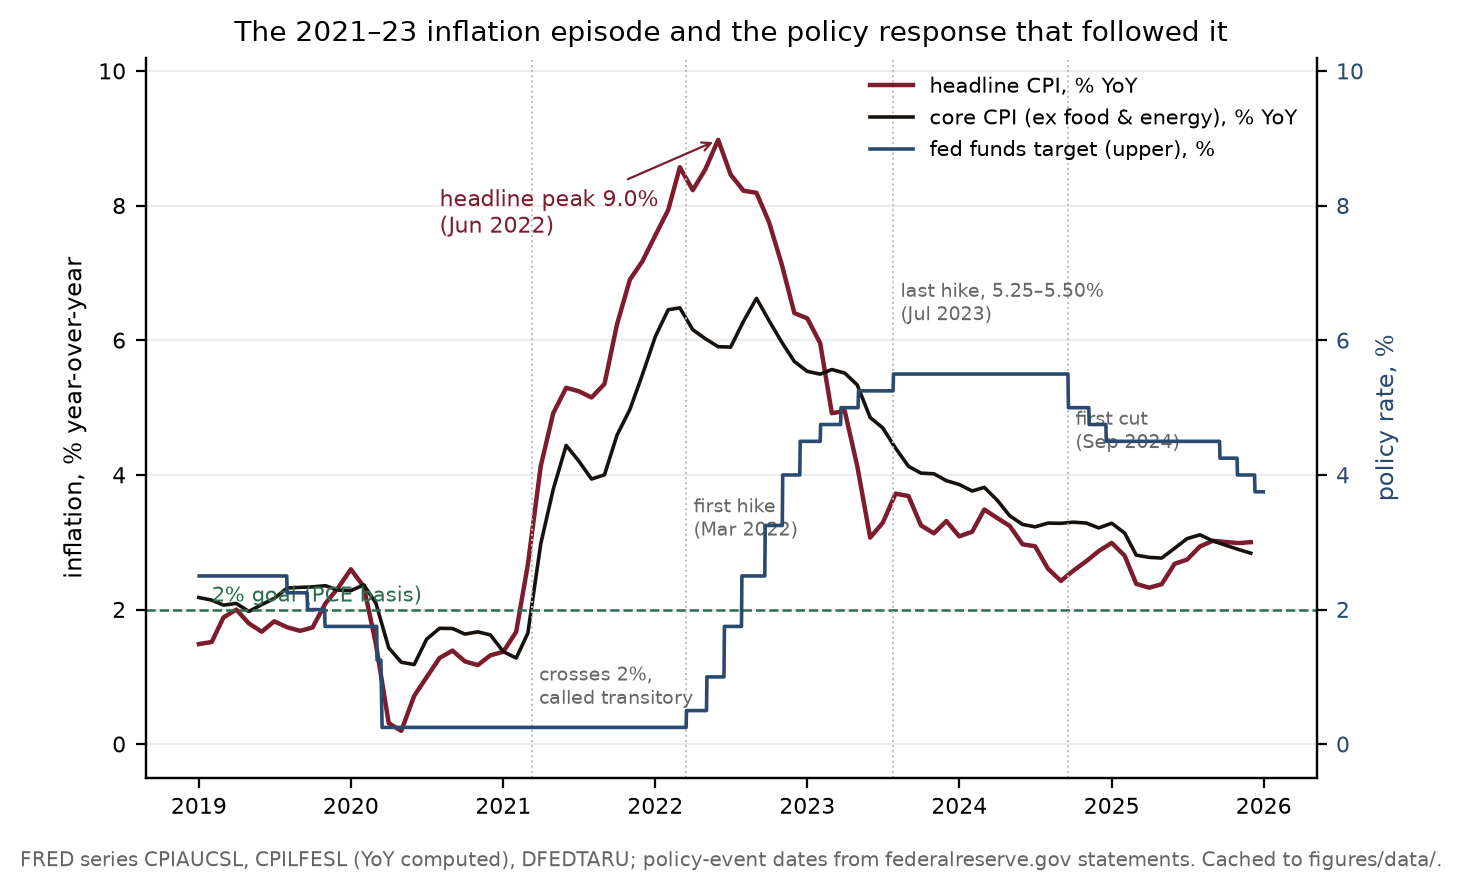

Reproduce this figure in Python.
"""
Figure 3 - The 2020-2024 inflation episode as the modern teaching case.

Free data (FRED public CSV, cached to data/):
  CPIAUCSL - headline CPI index, monthly, SA  -> YoY % computed
  CPILFESL - core CPI (ex food & energy)      -> YoY % computed
  DFEDTARU - fed funds target range, upper limit, daily % (the policy response)

Annotated dates are public-record policy events (first hike 2022-03-16, last
hike 2022-07/2023-07 cycle end 2023-07-26, first cut 2024-09-18, all from
federalreserve.gov statements); inflation turning points are computed from the
data and printed, not hand-picked.

Reproducible:
    python fig_e1_inflation_episode.py     # numpy, matplotlib; stdlib urllib/csv
"""
import os, csv, socket, urllib.request, datetime as dt
import numpy as np
import matplotlib
matplotlib.use("Agg")
import matplotlib.pyplot as plt

HERE = os.path.dirname(os.path.abspath(__file__))
DATA = os.path.join(HERE, "data")
os.makedirs(DATA, exist_ok=True)

INK, GREEN, CLARET, BLUE, GREY = "#17120e", "#2f6d4f", "#7c1c2c", "#2b4a6f", "#666"


def fred(series):
    path = os.path.join(DATA, series + ".csv")
    if not os.path.exists(path):
        socket.setdefaulttimeout(60)
        url = "https://fred.stlouisfed.org/graph/fredgraph.csv?id=" + series
        req = urllib.request.Request(url, headers={"User-Agent": "Mozilla/5.0"})
        with open(path, "wb") as f:
            f.write(urllib.request.urlopen(req).read())
    dates, vals = [], []
    with open(path) as f:
        r = csv.reader(f)
        next(r)
        for row in r:
            if len(row) < 2 or row[1] in (".", ""):
                continue
            dates.append(dt.datetime.strptime(row[0], "%Y-%m-%d"))
            vals.append(float(row[1]))
    return dates, np.array(vals)


h_d, h = fred("CPIAUCSL")
c_d, c = fred("CPILFESL")
t_d, t = fred("DFEDTARU")

h_yoy, h_yd = 100.0 * (h[12:] / h[:-12] - 1.0), h_d[12:]
c_yoy, c_yd = 100.0 * (c[12:] / c[:-12] - 1.0), c_d[12:]

LO, HI = dt.datetime(2019, 1, 1), dt.datetime(2026, 1, 1)
mh = [i for i, d in enumerate(h_yd) if LO <= d < HI]
mc = [i for i, d in enumerate(c_yd) if LO <= d < HI]
mt = [i for i, d in enumerate(t_d) if LO <= d < HI]

fig, ax = plt.subplots(figsize=(7.0, 4.3))
ax.plot([h_yd[i] for i in mh], h_yoy[mh], "-", color=CLARET, lw=1.6,
        label="headline CPI, % YoY")
ax.plot([c_yd[i] for i in mc], c_yoy[mc], "-", color=INK, lw=1.3,
        label="core CPI (ex food & energy), % YoY")
ax2 = ax.twinx()
ax2.plot([t_d[i] for i in mt], t[mt], "-", color=BLUE, lw=1.3,
         label="fed funds target (upper), %")
ax.axhline(2.0, color=GREEN, lw=0.9, ls="--")
ax.annotate("2% goal (PCE basis)", xy=(dt.datetime(2019, 2, 1), 2.12),
            fontsize=7.6, color=GREEN)

# computed turning points (printed below)
ip = mh[int(np.argmax(h_yoy[mh]))]
peak_d, peak_v = h_yd[ip], h_yoy[ip]
ax.annotate(f"headline peak {peak_v:.1f}%\n({peak_d:%b %Y})",
            xy=(peak_d, peak_v), xytext=(dt.datetime(2020, 8, 1), 7.6),
            fontsize=7.8, color=CLARET,
            arrowprops=dict(arrowstyle="->", color=CLARET, lw=0.8))

events = [
    (dt.datetime(2021, 3, 10), "crosses 2%,\ncalled transitory", 0.6),
    (dt.datetime(2022, 3, 16), "first hike\n(Mar 2022)", 3.1),
    (dt.datetime(2023, 7, 26), "last hike, 5.25–5.50%\n(Jul 2023)", 6.3),
    (dt.datetime(2024, 9, 18), "first cut\n(Sep 2024)", 4.4),
]
for d, txt, y in events:
    ax.axvline(d, color="#bbb", lw=0.7, ls=":")
    ax.annotate(txt, xy=(d, y), fontsize=7.0, color=GREY, ha="left",
                xytext=(d + dt.timedelta(days=18), y))

ax.set_ylabel("inflation, % year-over-year", fontsize=8.6)
ax2.set_ylabel("policy rate, %", fontsize=8.6, color=BLUE)
ax2.tick_params(axis="y", labelcolor=BLUE, labelsize=7.8)
ax.tick_params(labelsize=7.8)
ax.set_ylim(-0.5, 10.2); ax2.set_ylim(-0.5, 10.2)
for s in ("top",):
    ax.spines[s].set_visible(False); ax2.spines[s].set_visible(False)
ax.grid(True, axis="y", alpha=0.22)
h1, l1 = ax.get_legend_handles_labels()
h2, l2 = ax2.get_legend_handles_labels()
ax.legend(h1 + h2, l1 + l2, fontsize=7.6, loc="upper right", frameon=False)
ax.set_title("The 2021–23 inflation episode and the policy response that followed it",
             fontsize=10.2)
fig.text(0.5, -0.02,
         "FRED series CPIAUCSL, CPILFESL (YoY computed), DFEDTARU; policy-event dates "
         "from federalreserve.gov statements. Cached to figures/data/.",
         ha="center", fontsize=7.2, color=GREY)
plt.tight_layout()

OUT = os.path.join(HERE, "fig_e1_inflation_episode.png")
fig.savefig(OUT, dpi=200, bbox_inches="tight")
print("wrote", OUT)

# --- printed numbers quoted in the paper -----------------------------------
print(f"headline peak {peak_v:.1f}% in {peak_d:%Y-%m}")
ic = mc[int(np.argmax(c_yoy[mc]))]
print(f"core peak {c_yoy[ic]:.1f}% in {c_yd[ic]:%Y-%m}")
cross = next(h_yd[i] for i in mh if h_yoy[i] > 2.0 and h_yd[i] >= dt.datetime(2021, 1, 1))
print(f"headline first above 2% (2021 onward): {cross:%Y-%m}")
first_hike = next(t_d[i] for i in range(1, len(t)) if t[i] > t[i - 1]
                  and t_d[i] >= dt.datetime(2021, 1, 1))
print(f"first target-range increase (from data): {first_hike:%Y-%m-%d}")
peak_rate_i = mt[int(np.argmax(t[mt]))]
print(f"target upper peak {t[peak_rate_i]:.2f}%, reached {t_d[peak_rate_i]:%Y-%m-%d}")
first_cut = next(t_d[i] for i in range(1, len(t)) if t[i] < t[i - 1]
                 and t_d[i] >= dt.datetime(2023, 8, 1))
print(f"first cut after the peak (from data): {first_cut:%Y-%m-%d}")
lag = (first_hike - cross).days / 30.44
print(f"lag from first >2% print to first hike: {lag:.0f} months")
print(f"latest: headline {h_yoy[-1]:.1f}% / core {c_yoy[-1]:.1f}% ({h_yd[-1]:%Y-%m}); "
      f"target upper {t[-1]:.2f}% ({t_d[-1]:%Y-%m-%d})")
